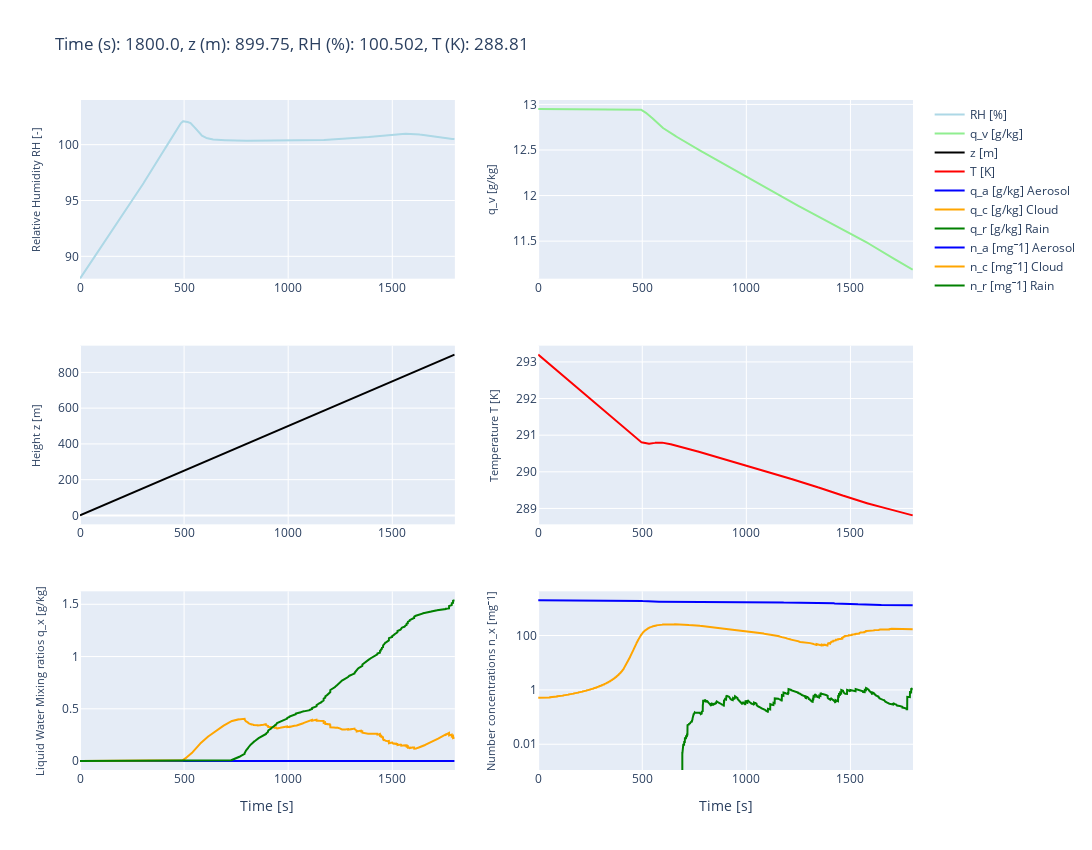

The notebook cell saved with this chart:
### Code cell
dz=0
rho_parcel, V_parcel, air_mass_parcel =  parcel_rho(P_parcel, T_parcel)
#Aerosol init
T_parcel, q_parcel, particles_list = aero_init(mode_aero_init, n_particles, P_parcel, T_parcel,q_parcel, N_aero, mu_aero,sigma_aero,rho_aero,molecular_weight_aero)
#parcel routine
#initalize spectrum output
spectra_arr = np.zeros((nt+1,len(rm_spec)))
# init of array for time series output
qa_ts,qc_ts,qr_ts = np.zeros(nt+1),np.zeros(nt+1),np.zeros(nt+1)
na_ts,nc_ts,nr_ts = np.zeros(nt+1),np.zeros(nt+1),np.zeros(nt+1)

spectra_arr[0],qa_ts[0], qc_ts[0],qr_ts[0], na_ts[0], nc_ts[0], nr_ts[0] = qc_qr_analysis(particles_list,air_mass_parcel,rm_spec, n_bins)

# init of array for T_parcel, RH_parcel, q_parcel and z_parcel values for each timestep
T_parcel_array  = np.zeros(nt+1)
RH_parcel_array = np.zeros(nt+1)
q_parcel_array  = np.zeros(nt+1)
z_parcel_array  = np.zeros(nt+1)


# inserting the init. values to the 0th position of the arrays
T_parcel_array[0]  = T_parcel
RH_parcel_array[0] = (q_parcel * P_parcel / (q_parcel + r_a / rv)) / esatw( T_parcel ) 
q_parcel_array[0]  = q_parcel
z_parcel_array[0]  = z_parcel

ascending_mode=ascending_mode_widget.value
time_half_wave_parcel = 600.0

# read in display mode
display_mode = mode_displaytype_widget.value

if display_mode == 'graphics':
    # initialization of animation
    figure_item = animation_init(dt, nt,rm_spec, qa_ts, qc_ts, qr_ts, na_ts, nc_ts, nr_ts, T_parcel_array, RH_parcel_array, q_parcel_array, z_parcel_array)


for t in range(nt):
    time = (t+1)*dt
    #Parcel ascending
    #if z_parcel < max_z: 
    z_parcel, T_parcel, rho_parcel, V_parcel, air_mass_parcel = ascend_parcel(z_parcel, T_parcel,P_parcel, w_parcel, dt, time, time_half_wave_parcel, ascending_mode, max_z)
    
    #Condensational Growth
    dq_liq = 0.0
    if do_condensation:
        particles_list, T_parcel, q_parcel = drop_condensation(particles_list, T_parcel, q_parcel, P_parcel, dt, air_mass_parcel, rho_aero, molecular_weight_aero)

    #Collisional Growth
    if do_collision and time > collision_start_time:
        particles_list = collection(dt, particles_list,rho_parcel, rho_liq, P_parcel, T_parcel)
    #Analysis
    spectra_arr[t+1],qa_ts[t+1], qc_ts[t+1],qr_ts[t+1], na_ts[t+1], nc_ts[t+1], nr_ts[t+1] = qc_qr_analysis(particles_list,air_mass_parcel,rm_spec, n_bins)
    RH_parcel = (q_parcel * P_parcel / (q_parcel + r_a / rv)) / esatw( T_parcel ) 
    
    # saving of T_parcel, RH_parcel, q_parcel, z_parcel for every timestep (needed for plots)
    T_parcel_array[t+1]  = T_parcel
    RH_parcel_array[t+1] = RH_parcel
    q_parcel_array[t+1]  = q_parcel
    z_parcel_array[t+1]  = z_parcel
    
    time_array = np.arange(nt+1)*dt

    if display_mode == 'text_fast':
        #Visulaization at every second
        if (time%1) ==0:
            print_output(t,dt, z_parcel, T_parcel, q_parcel, RH_parcel, qc_ts[t+1], qr_ts[t+1], na_ts[t+1], nc_ts[t+1], nr_ts[t+1])
    elif display_mode == 'graphics':
        # function to draw and update the plotly figure, every 5 seconds (idea for time saving)
        if (time%5) == 0:
            animation_call(figure_item, time_array, t, dt, nt,rm_spec, qa_ts, qc_ts, qr_ts, na_ts, nc_ts, nr_ts, T_parcel_array, RH_parcel_array, q_parcel_array, z_parcel_array)
            
#spec_plot(ax,spectra_arr, nt, log_edges)

### Figure 1 — Plotly figure (JSON) as saved in the notebook; plotly's stock layout.template omitted (floating-point values rounded to 4 significant figures; data arrays with more than 128 entries replaced by an {"elided": "..."} marker saying what was removed)
{"data": [{"line": {"color": "lightblue"}, "mode": "lines", "name": "RH [%]", "showlegend": true, "type": "scatter", "x": {"elided": "3599 float values"}, "xaxis": "x", "y": {"elided": "3601 float values"}, "yaxis": "y"}, {"line": {"color": "lightgreen"}, "mode": "lines", "name": "q_v [g/kg]", "type": "scatter", "x": {"elided": "3599 float values"}, "xaxis": "x2", "y": {"elided": "3601 float values"}, "yaxis": "y2"}, {"line": {"color": "black"}, "mode": "lines", "name": "z [m]", "type": "scatter", "x": {"elided": "3599 float values"}, "xaxis": "x3", "y": {"elided": "3601 float values"}, "yaxis": "y3"}, {"line": {"color": "red"}, "mode": "lines", "name": "T [K]", "type": "scatter", "x": {"elided": "3599 float values"}, "xaxis": "x4", "y": {"elided": "3601 float values"}, "yaxis": "y4"}, {"line": {"color": "blue"}, "mode": "lines", "name": "q_a [g/kg] Aerosol", "type": "scatter", "x": {"elided": "3599 float values"}, "xaxis": "x5", "y": {"elided": "3601 float values"}, "yaxis": "y5"}, {"line": {"color": "orange"}, "mode": "lines", "name": "q_c [g/kg] Cloud", "type": "scatter", "x": {"elided": "3599 float values"}, "xaxis": "x5", "y": {"elided": "3601 float values"}, "yaxis": "y5"}, {"line": {"color": "green"}, "mode": "lines", "name": "q_r [g/kg] Rain", "type": "scatter", "x": {"elided": "3599 float values"}, "xaxis": "x5", "y": {"elided": "3601 float values"}, "yaxis": "y5"}, {"line": {"color": "blue"}, "mode": "lines", "name": "n_a [mg⁻1] Aerosol", "type": "scatter", "x": {"elided": "3599 float values"}, "xaxis": "x6", "y": {"elided": "3601 float values"}, "yaxis": "y6"}, {"line": {"color": "orange"}, "mode": "lines", "name": "n_c [mg⁻1] Cloud", "type": "scatter", "x": {"elided": "3599 float values"}, "xaxis": "x6", "y": {"elided": "3601 float values"}, "yaxis": "y6"}, {"line": {"color": "green"}, "mode": "lines", "name": "n_r [mg⁻1] Rain", "type": "scatter", "x": {"elided": "3599 float values"}, "xaxis": "x6", "y": {"elided": "3601 float values"}, "yaxis": "y6"}], "layout": {"height": 850, "title": {"text": "Time (s): 1800.0, z (m): 899.75, RH (%): 100.502, T (K): 288.81"}, "width": 1250, "xaxis": {"anchor": "y", "domain": [0, 0.45], "range": [0, 1800.0], "type": "linear"}, "xaxis2": {"anchor": "y2", "domain": [0.55, 1], "range": [0, 1800.0], "type": "linear"}, "xaxis3": {"anchor": "y3", "domain": [0, 0.45], "range": [0, 1800.0], "type": "linear"}, "xaxis4": {"anchor": "y4", "domain": [0.55, 1], "range": [0, 1800.0], "type": "linear"}, "xaxis5": {"anchor": "y5", "domain": [0, 0.45], "range": [0, 1800.0], "title": {"text": "Time [s]"}, "type": "linear"}, "xaxis6": {"anchor": "y6", "domain": [0.55, 1], "range": [0, 1800.0], "title": {"text": "Time [s]"}, "type": "linear"}, "yaxis": {"anchor": "x", "domain": [0.7333, 1], "range": [88.0, 104], "title": {"font": {"size": 11}, "text": "Relative Humidity RH [-]"}, "type": "linear"}, "yaxis2": {"anchor": "x2", "autorange": true, "domain": [0.7333, 1], "range": [11.09, 13.05], "title": {"font": {"size": 11}, "text": "q_v [g/kg]"}, "type": "linear"}, "yaxis3": {"anchor": "x3", "autorange": true, "domain": [0.3667, 0.6333], "range": [-49.97, 949.5], "title": {"font": {"size": 11}, "text": "Height z [m]"}, "type": "linear"}, "yaxis4": {"anchor": "x4", "autorange": true, "domain": [0.3667, 0.6333], "range": [288.6, 293.4], "title": {"font": {"size": 11}, "text": "Temperature T [K]"}, "type": "linear"}, "yaxis5": {"anchor": "x5", "autorange": true, "domain": [0, 0.2667], "range": [-0.08547, 1.624], "title": {"font": {"size": 11}, "text": "Liquid Water Mixing ratios q_x [g/kg]"}, "type": "linear"}, "yaxis6": {"anchor": "x6", "autorange": true, "domain": [0, 0.2667], "range": [-2.946, 3.625], "title": {"font": {"size": 11}, "text": "Number concentrations n_x [mg⁻1]"}, "type": "log"}}}
